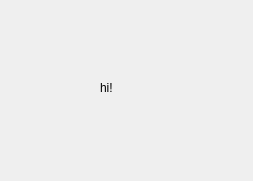
<?xml version="1.0" encoding="UTF-8"?>
<ui version="4.0">
 <class>Covariate_Config</class>
 <widget class="QWidget" name="Covariate_Config">
  <property name="windowModality">
   <enum>Qt::NonModal</enum>
  </property>
  <property name="geometry">
   <rect>
    <x>0</x>
    <y>0</y>
    <width>253</width>
    <height>181</height>
   </rect>
  </property>
  <property name="windowTitle">
   <string>Form</string>
  </property>
  <widget class="QLabel" name="label">
   <property name="geometry">
    <rect>
     <x>100</x>
     <y>80</y>
     <width>49</width>
     <height>16</height>
    </rect>
   </property>
   <property name="text">
    <string>hi!</string>
   </property>
  </widget>
 </widget>
 <resources/>
 <connections/>
</ui>
